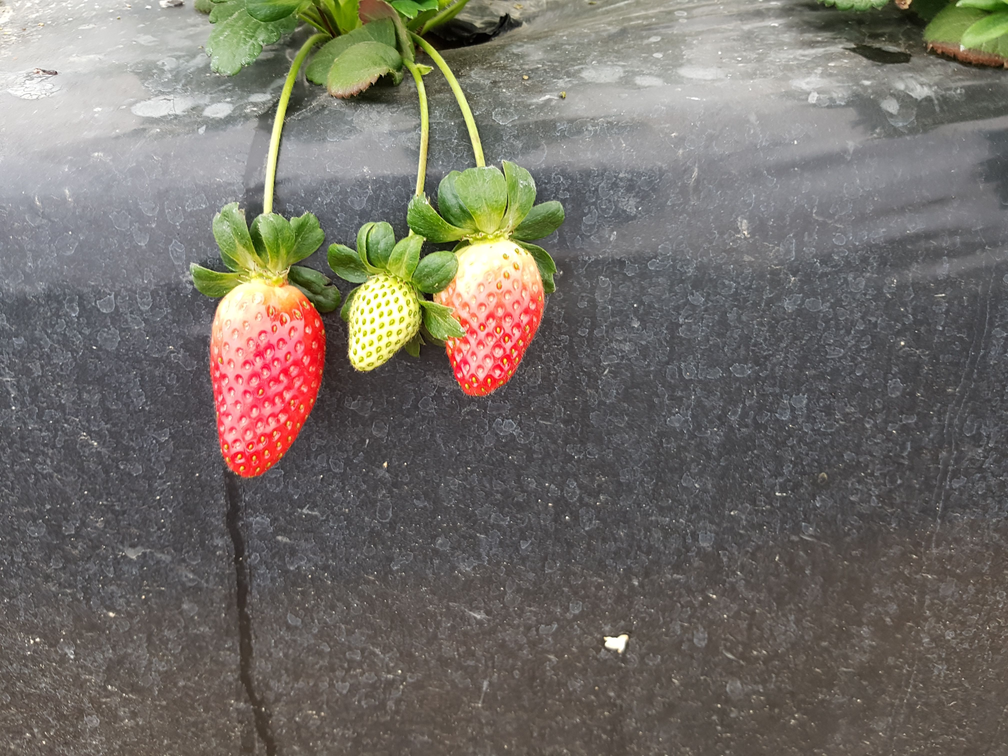
#> input picture dataset/10.png, 1008 x 756 px; its folder holds only this picture in this run
$ python strawberry_maturity_cv.py
#> lines starting #> are read from the running program, lines starting #| are printed output that depends on the picture
from skimage import io, img_as_float
from skimage.color import rgb2hsv, rgb2lab, rgb2gray
from skimage.morphology import disk, closing, opening, remove_small_objects, remove_small_holes
from skimage.filters import median, threshold_multiotsu
from skimage.measure import label, regionprops
from skimage.segmentation import watershed
from skimage.feature import peak_local_max, canny
from scipy import ndimage
from matplotlib.widgets import Button
from matplotlib.patches import Rectangle, Patch
import matplotlib.pyplot as plt
import numpy as np
import glob
import math
import os

class StrawberryBoundingBoxClassifier:
    def __init__(self, dataset_path="data"):
        self.dataset_path = dataset_path
        self.image_files = sorted(glob.glob(os.path.join(dataset_path, "*.png"))) + \
                           sorted(glob.glob(os.path.join(dataset_path, "*.jpg"))) + \
                           sorted(glob.glob(os.path.join(dataset_path, "*.jpeg")))
        self.current_index = 0

        if not self.image_files:
            raise RuntimeError(f"No images found in {dataset_path}")

        self.ws_params = {
            'use_watershed': True,
            'min_distance': 15,
            'threshold': 0.03
        }

        # OTSU parameters
        self.classes = 3
        self.target_region_index = 2
        self.disk_radius = 6

        # LAB threshold for ripe (red) strawberries
        self.lab_thresh_a = 10

        # HSV thresholds for unripe (yellowish/greenish) strawberries
        self.hue_min = 45
        self.hue_max = 85
        self.sat_min = 20/255.0
        self.val_min = 150/255.0

        # Classification thresholds
        self.classification_thresholds = {
            'maturing_red_min': 12,
            'maturing_red_max': 25,
            'ripe_red_min': 25,
            'unripe_hue_min': 45,
            'unripe_hue_max': 85,
            'unripe_sat_min': 0.3,
        }

        # Results storage
        self.bounding_boxes = []
        self.areas = []
        self.classifications = []
        self.avg_colors = []

        # figure with subplots: original, mask, result, and classification
        self.fig, ((self.ax_orig, self.ax_mask), (self.ax_res, self.ax_class)) = plt.subplots(2, 2, figsize=(15, 12))
        self.fig.suptitle('Strawberry Segmentation and Classification', fontsize=16)

        self.setup_buttons()
        self.process_current_image()

    def setup_buttons(self):
        ax_prev = plt.axes([0.1, 0.01, 0.1, 0.05])
        ax_next = plt.axes([0.25, 0.01, 0.1, 0.05])
        ax_info = plt.axes([0.4, 0.01, 0.3, 0.05])

        self.btn_prev = Button(ax_prev, 'Previous')
        self.btn_next = Button(ax_next, 'Next')
        self.btn_info = Button(ax_info, f'Image {self.current_index+1}/{len(self.image_files)}')

        self.btn_prev.on_clicked(self.prev_image)
        self.btn_next.on_clicked(self.next_image)

    # [16 lines left out: functions prev_image, next_image, update_info_button, not called in this run]

    def apply_watershed(self, binary_image, params):

        if not params['use_watershed']:
            return binary_image

        distance = ndimage.distance_transform_edt(binary_image)
        min_distance = max(1, params['min_distance'])
        threshold_abs = params['threshold'] * distance.max()

        local_maxima = peak_local_max(distance,
                                      labels=binary_image,
                                      min_distance=min_distance,
                                      threshold_abs=threshold_abs)

        if len(local_maxima) == 0:
            return binary_image

        markers = np.zeros_like(binary_image, dtype=np.int32)
        for i, (y, x) in enumerate(local_maxima, start=1):
            markers[y, x] = i

        labels = watershed(-distance, markers, mask=binary_image.astype(bool))
        return (labels > 0)

    def filter_regions_by_shape(self, labels, gray_image,
                            edge_density_thresh=0.8,
                            min_area=100,
                            max_area=90000,
                            min_aspect_ratio=0.2,
                            max_aspect_ratio=4,
                            min_circularity=0.05,
                            min_solidity=0.3):

        edges = canny(gray_image)
        mask = np.zeros_like(labels, dtype=bool)

        for prop in regionprops(labels):
            area = prop.area
            if area < min_area or area > max_area:
                continue

            minr, minc, maxr, maxc = prop.bbox
            height = maxr - minr
            width  = maxc - minc
            ar = width / height if height > 0 else 0
            if ar < min_aspect_ratio or ar > max_aspect_ratio:
                continue

            if prop.solidity < min_solidity:
                continue

            per = prop.perimeter if prop.perimeter > 0 else 1
            circ = 4 * math.pi * area / (per * per)
            if circ < min_circularity:
                continue

            ed = np.sum(edges[labels == prop.label]) / area
            if ed > edge_density_thresh:
                continue

            mask[labels == prop.label] = True

        return mask

    def extract_bounding_boxes_from_mask(self, mask):
        # Label connected components
        labeled_mask = label(mask)

        bounding_boxes = []
        areas = []

        # Get region properties
        for region in regionprops(labeled_mask):
            if region.area > 1000:  # minimum area threshold
                # Get bounding box coordinates (minr, minc, maxr, maxc)
                minr, minc, maxr, maxc = region.bbox

                bounding_boxes.append({
                    'minr': minr,
                    'minc': minc,
                    'maxr': maxr,
                    'maxc': maxc,
                    'width': maxc - minc,
                    'height': maxr - minr,
                    'centroid': region.centroid
                })
                areas.append(region.area)

        return bounding_boxes, areas

    def calculate_average_color_in_bbox(self, image, bbox):
        # Extract region from bounding box
        minr, minc, maxr, maxc = bbox['minr'], bbox['minc'], bbox['maxr'], bbox['maxc']

        # Ensure coordinates are within image bounds
        minr = max(0, minr)
        minc = max(0, minc)
        maxr = min(image.shape[0], maxr)
        maxc = min(image.shape[1], maxc)

        # Extract region
        region = image[minr:maxr, minc:maxc]

        if region.size == 0:
            return None

        # Calculate average RGB
        avg_rgb = np.mean(region.reshape(-1, 3), axis=0)

        # Create a small patch with the average color for conversion
        color_patch = np.full((10, 10, 3), avg_rgb/255.0, dtype=np.float64)

        # Convert to HSV
        hsv_patch = rgb2hsv(color_patch)
        avg_hsv = [hsv_patch[0, 0, 0] * 360, hsv_patch[0, 0, 1], hsv_patch[0, 0, 2]]

        # Convert to LAB
        lab_patch = rgb2lab(color_patch)
        avg_lab = [lab_patch[0, 0, 0], lab_patch[0, 0, 1], lab_patch[0, 0, 2]]

        return {
            'rgb': avg_rgb,
            'hsv': avg_hsv,
            'lab': avg_lab
        }

    def classify_strawberry(self, avg_colors):
        if avg_colors is None:
            return 'Unknown'

        hsv = avg_colors['hsv']
        lab = avg_colors['lab']

        # Classification logic
        if (self.classification_thresholds['maturing_red_min']
            <= lab[1] < self.classification_thresholds['maturing_red_max']):
            return 'Maturing'

        # Ripe strawberries: high a* value in LAB (red)
        if lab[1] > self.classification_thresholds['ripe_red_min']:
            return 'Ripe'

        # Unripe strawberries: green/yellow hues in HSV
        elif (self.classification_thresholds['unripe_hue_min'] <= hsv[0] <=
              self.classification_thresholds['unripe_hue_max'] and
              hsv[1] > self.classification_thresholds['unripe_sat_min']):
            return 'Unripe'

        # Intermediate or uncertain
        else:
            return 'Unknown'

    def get_classification_color(self, classification):
        colors = {
            'Ripe': (0, 255, 0),        # Red
            'Unripe': (255, 0, 0),      # Green
            'Maturing': (255, 255, 0),  # Yellow
            'Unknown': (128, 128, 128)  # Gray
        }
        return colors.get(classification, (128, 128, 128))

    # [20 lines left out: function get_adaptive_watershed_params, not called in this run]

    def preprocess_for_separation(self, mask):
        from skimage.morphology import erosion, dilation, disk, diamond

        # Light erosion to separate touching objects
        eroded = erosion(mask, disk(5))

        # Remove very small objects that might be noise
        eroded = remove_small_objects(eroded, min_size=200)

        # Dilate back to restore size
        restored = dilation(eroded, disk(3))

        return restored

    def process_current_image(self):
        current_file = self.image_files[self.current_index]
        print(f"Processing: {current_file}")

        img_rgb = io.imread(current_file)
#> img_rgb is the input picture: shape (756, 1008, 3); mean R, G, B 115.9, 110.9, 103.8
        img_float = img_as_float(img_rgb)

        hsv = rgb2hsv(img_float)
        V = hsv[:, :, 2]
        V_scaled = (V * 255).astype(np.uint8)
        selem = disk(self.disk_radius)
        filtered_V = median(V_scaled, selem)

        thresholds = threshold_multiotsu(filtered_V, classes=self.classes)
#> thresholds = [121, 189]
        regions = np.digitize(filtered_V, bins=thresholds)
        mask_otsu = (regions == self.target_region_index)

        lab = rgb2lab(img_float)
        A = lab[:, :, 1]
        mask_lab_ripe = (A > self.lab_thresh_a)

        h = hsv[:, :, 0] * 360
        s = hsv[:, :, 1]
        v = hsv[:, :, 2]
        mask_hsv_unripe = (
            (h >= self.hue_min) & (h <= self.hue_max) &
            (s >= self.sat_min) & (v >= self.val_min)
        )

        mask_color = mask_lab_ripe | mask_hsv_unripe
        mask_refined = mask_otsu & mask_color

        mask_refined = closing(mask_refined, disk(5))
        mask_refined = opening(mask_refined, disk(3))
        mask_refined = remove_small_objects(mask_refined, min_size=500)
        mask_refined = remove_small_holes(mask_refined, area_threshold=1000)

        h_green = hsv[:, :, 0] * 360
        s_green = hsv[:, :, 1]
        v_green = hsv[:, :, 2]

        h_min_green, s_min_green, v_min_green = 30, 20/255, 40/255
        h_max_green, s_max_green, v_max_green = 115, 255/255, 200/255

        mask_green = (
            (h_green >= h_min_green) & (h_green <= h_max_green) &
            (s_green >= s_min_green) & (s_green <= s_max_green) &
            (v_green >= v_min_green) & (v_green <= v_max_green))

        mask_refined = self.preprocess_for_separation(mask_refined)

        mask_nogreen = mask_refined & (~mask_green)

        mask_ws = self.apply_watershed(mask_nogreen, self.ws_params)
#> in apply_watershed, `threshold_abs = params['threshold'] * distance.max()`: threshold_abs = 1.53
#> in apply_watershed, `local_maxima = peak_local_max(distance, labels=binary_image, min_dista..`: local_maxima = [[344, 270], [381, 266], [297, 497], [289, 374], [317, 366], [340, 366], [319, 384], [215, 511], [166, 481], [172, 496], [183, 480]]
#> the loop in apply_watershed, `for i, (y, x) in enumerate(local_maxima, start=1):` made 11 passes
#> after the loop in apply_watershed, `for i, (y, x) in enumerate(local_maxima, start=1):`:
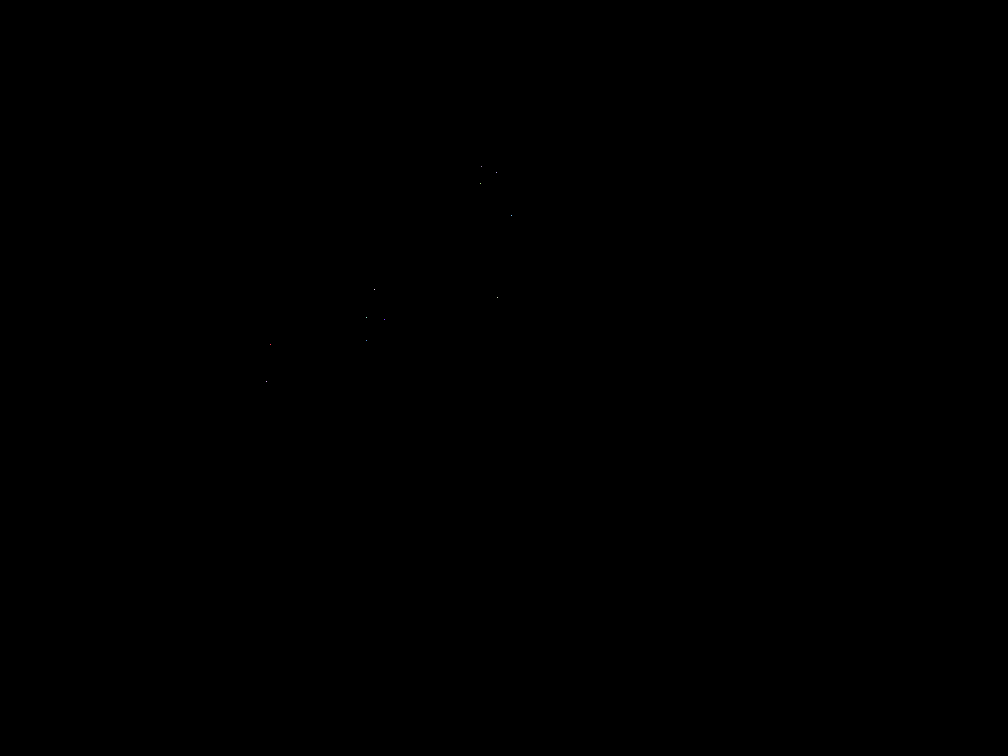
#> markers: shape (756, 1008) int32; 12 distinct labels, from 0 to 11; one colour per label, 0 black

        gray = rgb2gray(img_float)
        labels_ws = label(mask_ws)

        mask_shape = self.filter_regions_by_shape(
            labels=labels_ws,
            gray_image=gray,
            edge_density_thresh=0.55,
            min_area=2500,
            max_area=90000,
            min_aspect_ratio=0.2,
            max_aspect_ratio=4,
            min_circularity=0.01,
            min_solidity=0.5
        )
#> in filter_regions_by_shape, `edges = canny(gray_image)`:
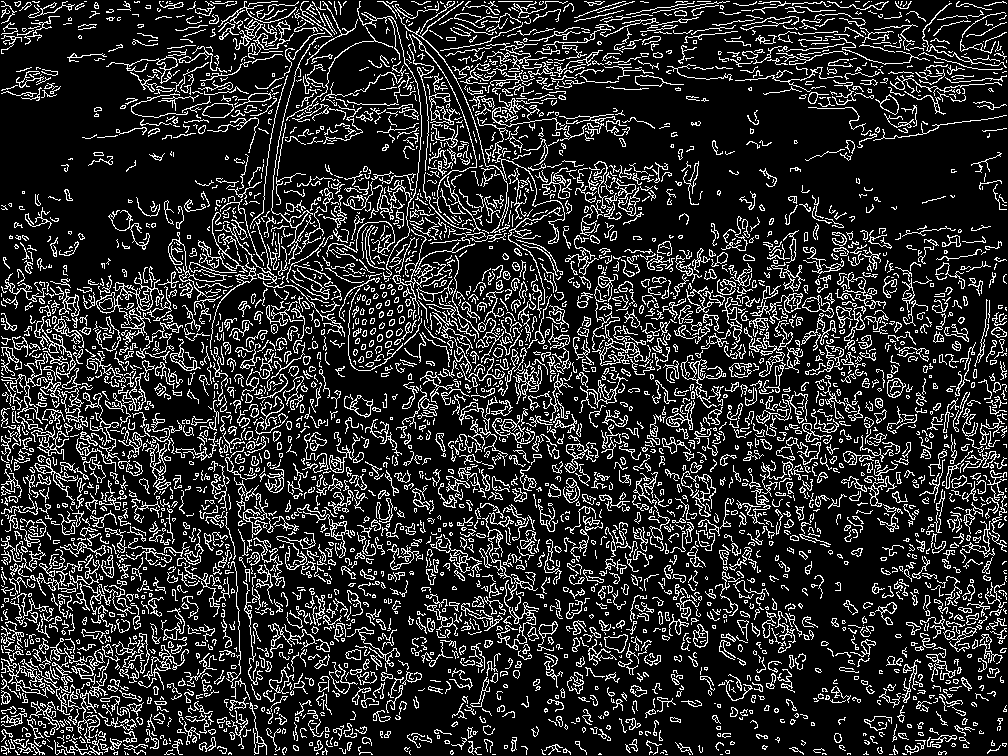
#> edges: shape (756, 1008) bool; 17.3% white in thin lines or dots
#> the loop in filter_regions_by_shape, `for prop in regionprops(labels):` made 6 passes
#> area on passes 1 to 3: 21, 31, 38

        self.bounding_boxes, self.areas = self.extract_bounding_boxes_from_mask(mask_shape)
#> in extract_bounding_boxes_from_mask, `labeled_mask = label(mask)`:
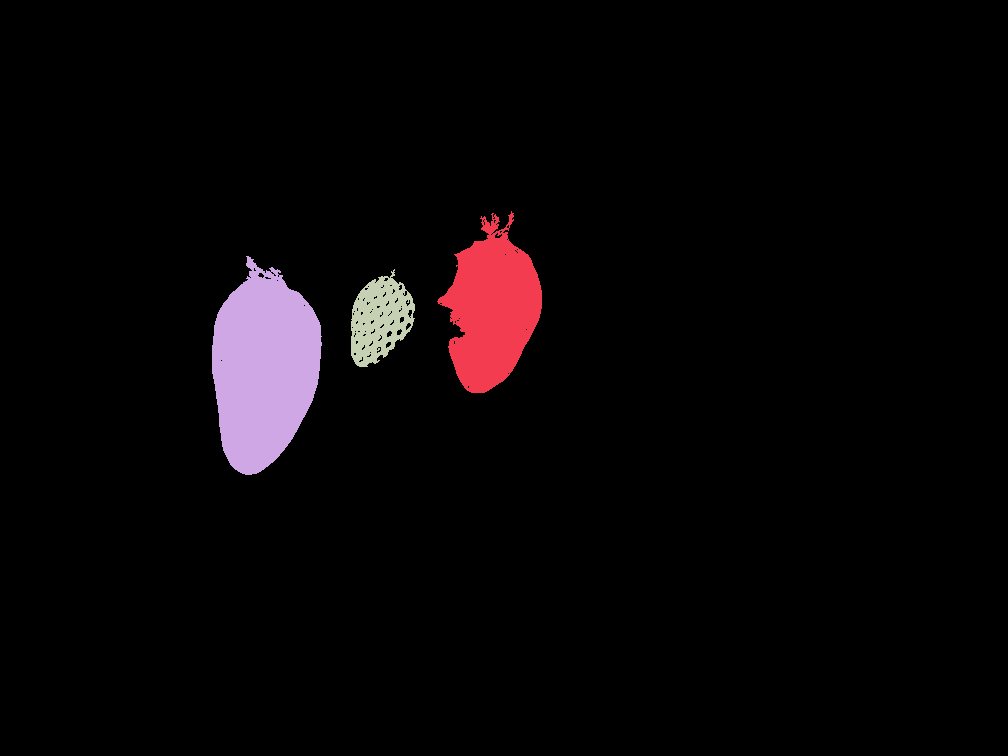
#> labeled_mask: shape (756, 1008) int32; 4 distinct labels, from 0 to 3; one colour per label, 0 black
#> the loop in extract_bounding_boxes_from_mask, `for region in regionprops(labeled_mask):` made 3 passes
#> (minr, minc, maxr, maxc) on passes 1 to 3: (211, 437, 393, 542), (256, 212, 475, 322), (269, 351, 367, 415)
#> after the loop in extract_bounding_boxes_from_mask, `for region in regionprops(labeled_mask):`: areas = [11389, 16900, 3844]; bounding_boxes = 3 items
#> self.bounding_boxes = 3 items; self.areas = [11389, 16900, 3844]
        self.classifications = []
        self.avg_colors = []

        print(f"\nFound {len(self.bounding_boxes)} strawberry regions")
#| Found 3 strawberry regions
        print("Region | Area    | Width x Height | Classification | Avg RGB | Avg HSV | Avg LAB")
        print("-" * 90)

        for i, (bbox, area) in enumerate(zip(self.bounding_boxes, self.areas)):
            avg_colors = self.calculate_average_color_in_bbox(img_rgb, bbox)
            classification = self.classify_strawberry(avg_colors)

            self.avg_colors.append(avg_colors)
            self.classifications.append(classification)

            if avg_colors:
                rgb_str = f"({avg_colors['rgb'][0]:.0f},{avg_colors['rgb'][1]:.0f},{avg_colors['rgb'][2]:.0f})"
                hsv_str = f"({avg_colors['hsv'][0]:.0f},{avg_colors['hsv'][1]:.2f},{avg_colors['hsv'][2]:.2f})"
                lab_str = f"({avg_colors['lab'][0]:.0f},{avg_colors['lab'][1]:.0f},{avg_colors['lab'][2]:.0f})"
                size_str = f"{bbox['width']}x{bbox['height']}"
                print(f"{i+1:6d} | {area:7.0f} | {size_str:12s} | {classification:12s} | {rgb_str:12s} | {hsv_str:12s} | {lab_str}")
#> this loop made 3 passes
#> (area, minr in calculate_average_color_in_bbox, minc in calculate_average_color_in_bbox, maxr in calculate_average_color_in_bbox, maxc in calculate_average_color_in_bbox, avg_rgb in calculate_average_color_in_bbox, hsv in classify_strawberry, lab in classify_strawberry) on passes 1 to 2: (11389, 211, 437, 393, 542, [196.9, 150, 111.3], [27.09, 0.435, 0.772], [65.62, 12.65, 27.19]), (16900, 256, 212, 475, 322, [209.2, 121.1, 105.4], [9.08, 0.496, 0.821], [60.18, 32.69, 23.56])
#> (printed output is left out)
#> pass 1, in calculate_average_color_in_bbox, `region = image[minr:maxr, minc:maxc]`:
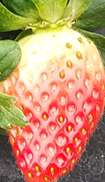
#> region: shape (182, 105, 3); mean R, G, B 196.9, 150, 111.3
#> after the loop, self.avg_colors = 3 items; self.classifications = ['Maturing', 'Ripe', 'Unripe']

        # Count classifications
        classification_counts = {}
        for cls in self.classifications:
            classification_counts[cls] = classification_counts.get(cls, 0) + 1
#> this loop made 3 passes
#> after the loop, classification_counts = {'Maturing': 1, 'Ripe': 1, 'Unripe': 1}


        print(f"\nClassification Summary:")
        for cls, count in classification_counts.items():
            print(f"  {cls}: {count}")

        # Plotting
        self.ax_orig.clear()
        self.ax_orig.imshow(img_rgb)
        self.ax_orig.set_title('Original Image')
        self.ax_orig.axis('off')

        total_valid = sum(cnt for lbl, cnt in classification_counts.items() if lbl != 'Unknown')
#> total_valid = 3

        self.ax_mask.clear()
        legend_handles = []
        for cls, count in classification_counts.items():
            color = np.array(self.get_classification_color(cls)) / 255.0
            legend_handles.append(
                Patch(edgecolor=color, facecolor='none',
                    label=f"{cls.capitalize()}: {count}"))
#> this loop made 3 passes
#> (cls, color) on passes 1 to 3: ('Maturing', [1, 1, 0]), ('Ripe', [0, 1, 0]), ('Unripe', [1, 0, 0])
#> after the loop, legend_handles = 3 items
        self.ax_mask.legend(handles=legend_handles, loc='center', frameon=False, title="Classification Legend")
        self.ax_mask.legend(handles=legend_handles, loc='center', frameon=False, title=f"Number of strawberries detected: {total_valid}")
        self.ax_mask.axis('off')


        # Plot segmented result
        self.ax_res.clear()
        segmented = img_rgb.copy()
        segmented[~mask_shape] = 0
        self.ax_res.imshow(segmented)
        self.ax_res.set_title('Segmented Strawberries')
        self.ax_res.axis('off')

        # Plot classification result with colored bounding boxes
        self.ax_class.clear()
        self.ax_class.imshow(img_rgb)

        for bbox, cls in zip(self.bounding_boxes, self.classifications):
            color = np.array(self.get_classification_color(cls)) / 255.0
            rect = Rectangle((bbox['minc'], bbox['minr']),
                         bbox['width'], bbox['height'],
                         fill=False, edgecolor=color, linewidth=2)
            self.ax_class.add_patch(rect)

        self.ax_class.set_title('Classification with Bounding Boxes')
        self.ax_class.axis('off')


        plt.tight_layout()
        plt.draw()

    def show(self):
        plt.show()
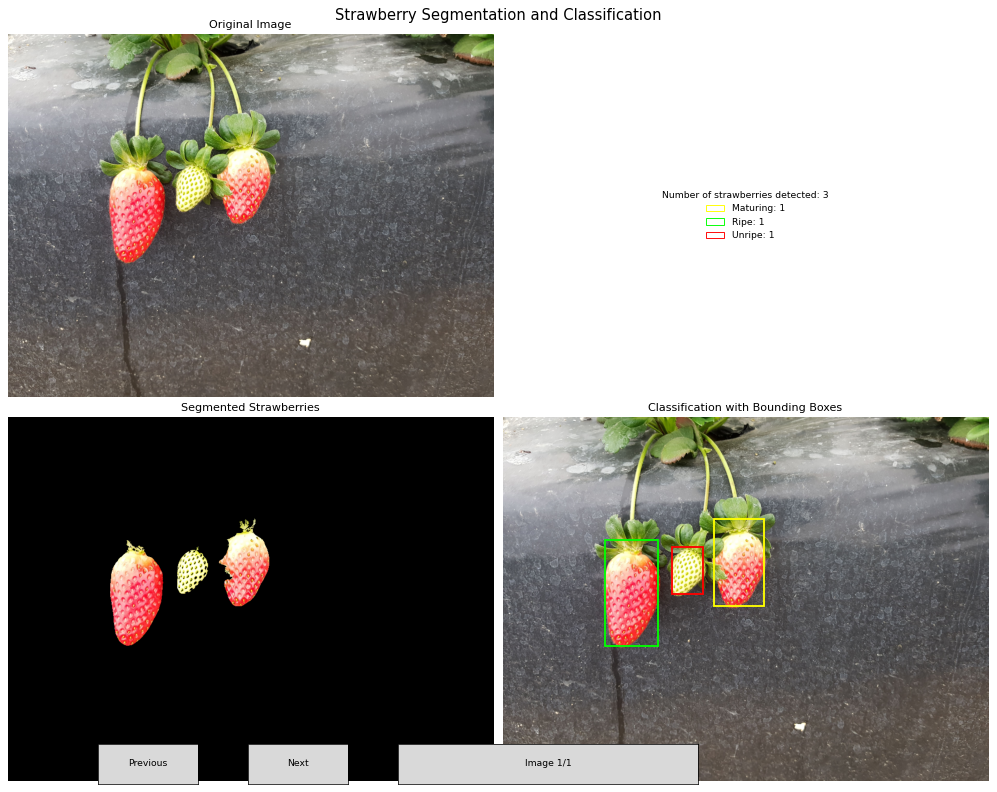
#> figure drawn by matplotlib, 3 panels

    # [24 lines left out: function export_results, not called in this run]

if __name__ == "__main__":
    # Uses only scikit-image for bounding box detection and classification

    navigator = StrawberryBoundingBoxClassifier("dataset")
    navigator.show()

    # Optionally export results after processing
    # navigator.export_results()
